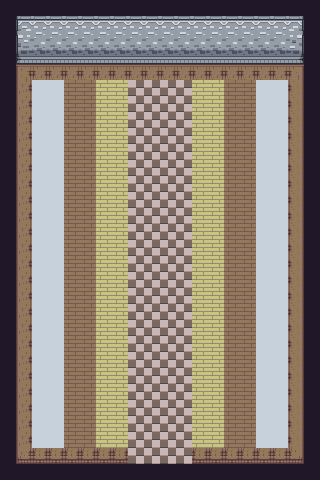

Rendered tile map (Tiled .tmx) drawn with the repository's tilesets; below, a short description and the full map source, tile grids included:
An orthogonal 20x30 tile map with 16x16 px tiles, 2 tile layers (Objects, Overhangs), 1 hidden layer not drawn and 8 objects (king, out).

<map version="1.10" tiledversion="1.11.2" orientation="orthogonal" renderorder="right-down" width="20" height="30" tilewidth="16" tileheight="16" infinite="0" nextlayerid="7" nextobjectid="13">
 <editorsettings>
  <export target="Room_KING.lua" format="lua" />
 </editorsettings>
 <tileset firstgid="1" name="inner" tilewidth="16" tileheight="16" tilecount="1000" columns="40">
  <image source="_tilesets/inner.png" width="640" height="400" />
 </tileset>
 <layer id="1" name="Base" width="20" height="30" visible="0">
  <data encoding="csv">
0,0,0,0,0,0,0,0,0,0,0,0,0,0,0,0,0,0,0,0,
0,0,0,0,0,0,0,0,0,0,0,0,0,0,0,0,0,0,0,0,
0,0,0,0,0,0,0,0,0,0,0,0,0,0,0,0,0,0,0,0,
0,0,0,0,0,0,0,0,0,0,0,0,0,0,0,0,0,0,0,0,
0,0,0,0,0,0,0,0,0,0,0,0,0,0,0,0,0,0,0,0,
0,0,0,0,0,0,0,0,0,0,0,0,0,0,0,0,0,0,0,0,
0,0,0,0,0,0,0,0,0,0,0,0,0,0,0,0,0,0,0,0,
0,0,0,0,0,0,0,0,0,0,0,0,0,0,0,0,0,0,0,0,
0,0,0,0,0,0,0,0,0,0,0,0,0,0,0,0,0,0,0,0,
0,0,0,0,0,0,0,0,0,0,0,0,0,0,0,0,0,0,0,0,
0,0,0,0,0,0,0,0,0,0,0,0,0,0,0,0,0,0,0,0,
0,0,0,0,0,0,0,0,0,0,0,0,0,0,0,0,0,0,0,0,
0,0,0,0,0,0,0,0,0,0,0,0,0,0,0,0,0,0,0,0,
0,0,0,0,0,0,0,0,0,0,0,0,0,0,0,0,0,0,0,0,
0,0,0,0,0,0,0,0,0,0,0,0,0,0,0,0,0,0,0,0,
0,0,0,0,0,0,0,0,0,0,0,0,0,0,0,0,0,0,0,0,
0,0,0,0,0,0,0,0,0,0,0,0,0,0,0,0,0,0,0,0,
0,0,0,0,0,0,0,0,0,0,0,0,0,0,0,0,0,0,0,0,
0,0,0,0,0,0,0,0,0,0,0,0,0,0,0,0,0,0,0,0,
0,0,0,0,0,0,0,0,0,0,0,0,0,0,0,0,0,0,0,0,
0,0,0,0,0,0,0,0,0,0,0,0,0,0,0,0,0,0,0,0,
0,0,0,0,0,0,0,0,0,0,0,0,0,0,0,0,0,0,0,0,
0,0,0,0,0,0,0,0,0,0,0,0,0,0,0,0,0,0,0,0,
0,0,0,0,0,0,0,0,0,0,0,0,0,0,0,0,0,0,0,0,
0,0,0,0,0,0,0,0,0,0,0,0,0,0,0,0,0,0,0,0,
0,0,0,0,0,0,0,0,0,0,0,0,0,0,0,0,0,0,0,0,
0,0,0,0,0,0,0,0,0,0,0,0,0,0,0,0,0,0,0,0,
0,0,0,0,0,0,0,0,0,0,0,0,0,0,0,0,0,0,0,0,
0,0,0,0,0,0,0,0,0,0,0,0,0,0,0,0,0,0,0,0,
0,0,0,0,0,0,0,0,0,0,0,0,0,0,0,0,0,0,0,0
</data>
 </layer>
 <layer id="2" name="Objects" width="20" height="30">
  <data encoding="csv">
43,43,43,43,43,43,43,43,43,43,43,43,43,43,43,43,43,43,43,43,
43,246,247,247,247,247,247,247,247,247,247,247,247,247,247,247,247,247,248,43,
43,286,287,287,287,287,287,287,287,287,287,287,287,287,287,287,287,287,288,43,
43,326,327,327,327,327,327,327,327,327,327,327,327,327,327,327,327,327,328,43,
43,122,123,123,123,123,123,123,123,123,123,123,123,123,123,123,123,123,124,43,
43,162,95,95,41,41,81,81,1,1,1,1,81,81,41,41,95,95,164,43,
43,162,95,95,41,41,81,81,1,1,1,1,81,81,41,41,95,95,164,43,
43,162,95,95,41,41,81,81,1,1,1,1,81,81,41,41,95,95,164,43,
43,162,95,95,41,41,81,81,1,1,1,1,81,81,41,41,95,95,164,43,
43,162,95,95,41,41,81,81,1,1,1,1,81,81,41,41,95,95,164,43,
43,162,95,95,41,41,81,81,1,1,1,1,81,81,41,41,95,95,164,43,
43,162,95,95,41,41,81,81,1,1,1,1,81,81,41,41,95,95,164,43,
43,162,95,95,41,41,81,81,1,1,1,1,81,81,41,41,95,95,164,43,
43,162,95,95,41,41,81,81,1,1,1,1,81,81,41,41,95,95,164,43,
43,162,95,95,41,41,81,81,1,1,1,1,81,81,41,41,95,95,164,43,
43,162,95,95,41,41,81,81,1,1,1,1,81,81,41,41,95,95,164,43,
43,162,95,95,41,41,81,81,1,1,1,1,81,81,41,41,95,95,164,43,
43,162,95,95,41,41,81,81,1,1,1,1,81,81,41,41,95,95,164,43,
43,162,95,95,41,41,81,81,1,1,1,1,81,81,41,41,95,95,164,43,
43,162,95,95,41,41,81,81,1,1,1,1,81,81,41,41,95,95,164,43,
43,162,95,95,41,41,81,81,1,1,1,1,81,81,41,41,95,95,164,43,
43,162,95,95,41,41,81,81,1,1,1,1,81,81,41,41,95,95,164,43,
43,162,95,95,41,41,81,81,1,1,1,1,81,81,41,41,95,95,164,43,
43,162,95,95,41,41,81,81,1,1,1,1,81,81,41,41,95,95,164,43,
43,162,95,95,41,41,81,81,1,1,1,1,81,81,41,41,95,95,164,43,
43,162,95,95,41,41,81,81,1,1,1,1,81,81,41,41,95,95,164,43,
43,162,95,95,41,41,81,81,1,1,1,1,81,81,41,41,95,95,164,43,
43,162,95,95,41,41,81,81,1,1,1,1,81,81,41,41,95,95,164,43,
43,202,203,203,203,203,203,203,1,1,1,1,203,203,203,203,203,203,204,43,
43,43,43,43,43,43,43,43,43,43,43,43,43,43,43,43,43,43,43,43
</data>
 </layer>
 <layer id="3" name="Overhangs" width="20" height="30">
  <data encoding="csv">
0,0,0,0,0,0,0,0,0,0,0,0,0,0,0,0,0,0,0,0,
0,0,0,0,0,0,0,0,0,0,0,0,0,0,0,0,0,0,0,0,
0,0,0,0,0,0,0,0,0,0,0,0,0,0,0,0,0,0,0,0,
0,0,0,0,0,0,0,0,0,0,0,0,0,0,0,0,0,0,0,0,
0,0,0,0,0,0,0,0,0,0,0,0,0,0,0,0,0,0,0,0,
0,0,0,0,0,0,0,0,0,0,0,0,0,0,0,0,0,0,0,0,
0,0,0,0,0,0,0,0,0,0,0,0,0,0,0,0,0,0,0,0,
0,0,0,0,0,0,0,0,0,0,0,0,0,0,0,0,0,0,0,0,
0,0,0,0,0,0,0,0,0,0,0,0,0,0,0,0,0,0,0,0,
0,0,0,0,0,0,0,0,0,0,0,0,0,0,0,0,0,0,0,0,
0,0,0,0,0,0,0,0,0,0,0,0,0,0,0,0,0,0,0,0,
0,0,0,0,0,0,0,0,0,0,0,0,0,0,0,0,0,0,0,0,
0,0,0,0,0,0,0,0,0,0,0,0,0,0,0,0,0,0,0,0,
0,0,0,0,0,0,0,0,0,0,0,0,0,0,0,0,0,0,0,0,
0,0,0,0,0,0,0,0,0,0,0,0,0,0,0,0,0,0,0,0,
0,0,0,0,0,0,0,0,0,0,0,0,0,0,0,0,0,0,0,0,
0,0,0,0,0,0,0,0,0,0,0,0,0,0,0,0,0,0,0,0,
0,0,0,0,0,0,0,0,0,0,0,0,0,0,0,0,0,0,0,0,
0,0,0,0,0,0,0,0,0,0,0,0,0,0,0,0,0,0,0,0,
0,0,0,0,0,0,0,0,0,0,0,0,0,0,0,0,0,0,0,0,
0,0,0,0,0,0,0,0,0,0,0,0,0,0,0,0,0,0,0,0,
0,0,0,0,0,0,0,0,0,0,0,0,0,0,0,0,0,0,0,0,
0,0,0,0,0,0,0,0,0,0,0,0,0,0,0,0,0,0,0,0,
0,0,0,0,0,0,0,0,0,0,0,0,0,0,0,0,0,0,0,0,
0,0,0,0,0,0,0,0,0,0,0,0,0,0,0,0,0,0,0,0,
0,0,0,0,0,0,0,0,0,0,0,0,0,0,0,0,0,0,0,0,
0,0,0,0,0,0,0,0,0,0,0,0,0,0,0,0,0,0,0,0,
0,0,0,0,0,0,0,0,0,0,0,0,0,0,0,0,0,0,0,0,
0,0,0,0,0,0,0,0,0,0,0,0,0,0,0,0,0,0,0,0,
0,0,0,0,0,0,0,0,0,0,0,0,0,0,0,0,0,0,0,0
</data>
 </layer>
 <objectgroup id="4" name="Walls">
  <object id="1" x="16" y="16" width="288" height="48" />
  <object id="2" x="304" y="64" width="16" height="408" />
  <object id="3" x="192" y="464" width="112" height="16" />
  <object id="4" x="128" y="468" width="64" height="12" />
  <object id="5" x="8" y="464" width="120" height="16" />
  <object id="6" x="1" y="36" width="16" height="432" />
 </objectgroup>
 <objectgroup id="6" name="NPC">
  <object id="10" name="king" x="160" y="88">
   <point />
  </object>
 </objectgroup>
 <objectgroup id="5" name="Transitions">
  <object id="8" name="toThe_outside" type="out" x="128" y="464" width="64" height="16">
   <properties>
    <property name="destX" type="int" value="479" />
    <property name="destY" type="int" value="245" />
   </properties>
  </object>
 </objectgroup>
</map>
